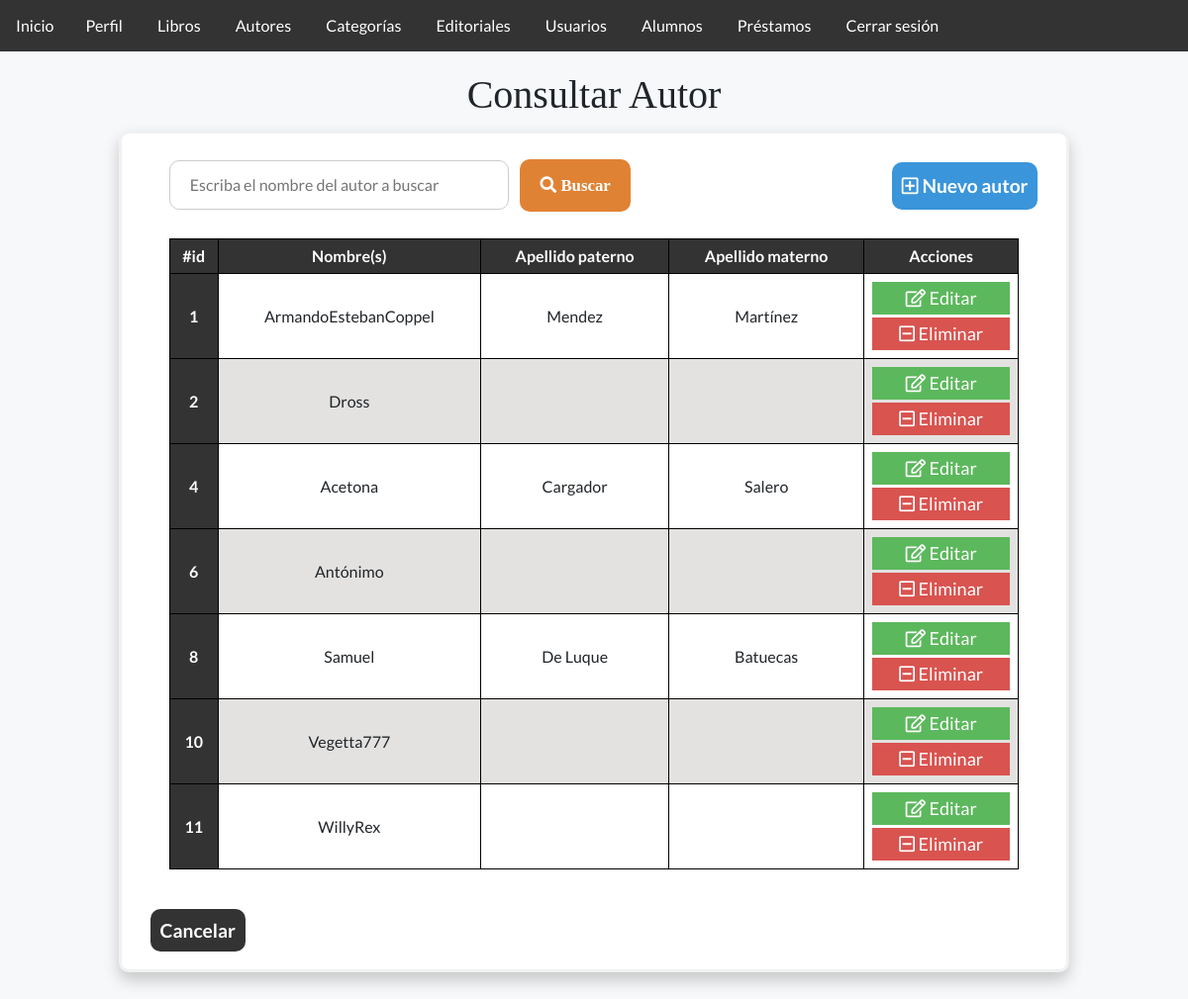
/autorConsultar.php (signed in), run on an earlier commit of the app's database.
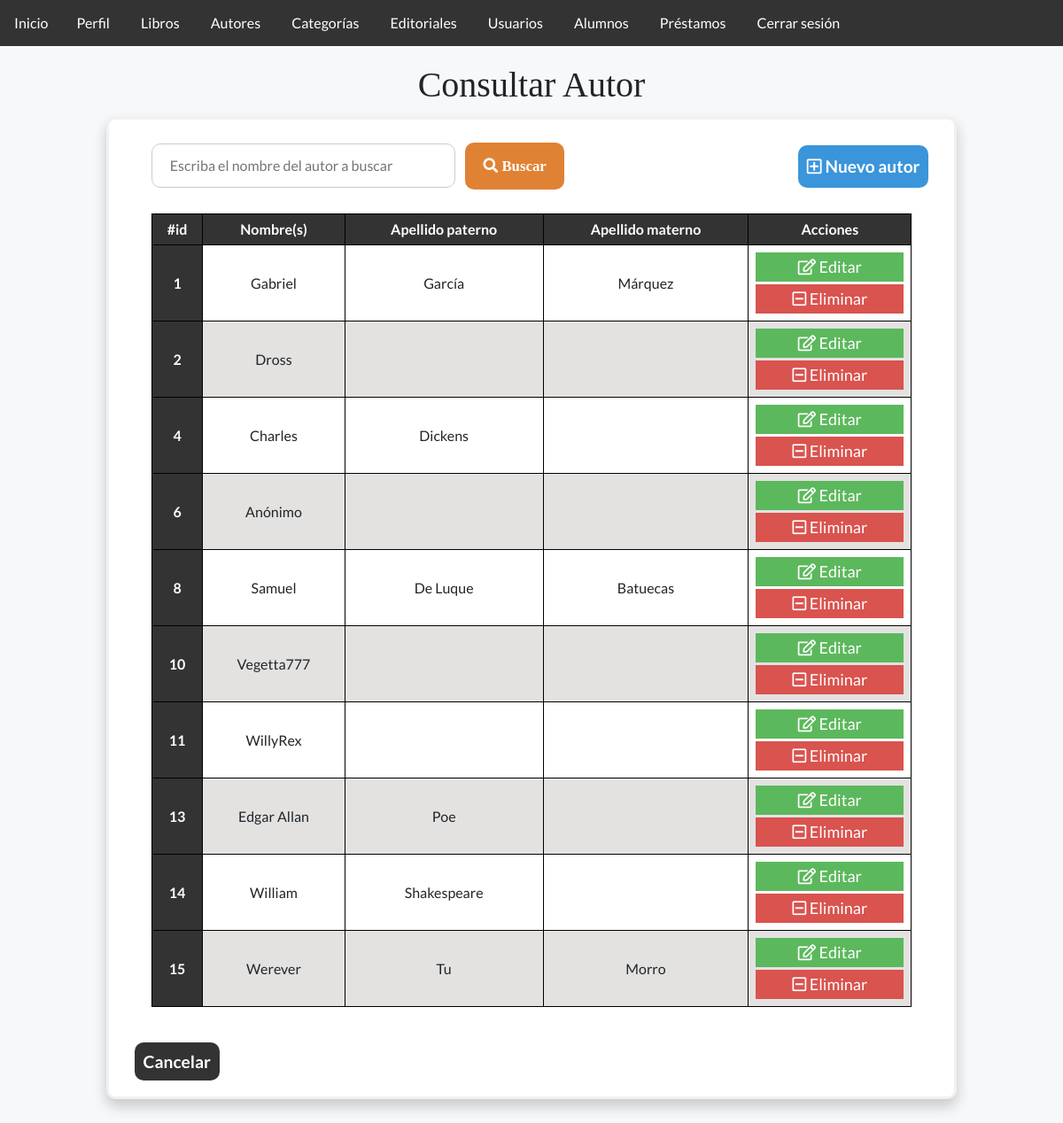
And on a later commit of the database.
### tables this page shows
CREATE TABLE `autores` (
  `idAutor` int(11) NOT NULL,
  `nombre` varchar(50) NOT NULL,
  `apellidoPaterno` varchar(30) DEFAULT NULL,
  `apellidoMaterno` varchar(30) DEFAULT NULL,
  `status` varchar(20) NOT NULL
);

### Conexion.php (called while the page is built, shortened)
<?php
    class Server {
        public $server;
        public $user;
        public $pass;
        public $db;
        public $conexion;
        public function conectar() {
            $this->conexion = new mysqli( $this->server, $this->user, $this->pass, $this->db );
        }
        public function consultarTabla($tabla, $condiciones = null) {
            if ($condiciones === null) {
                $sql = "Select * FROM $tabla WHERE status = 'Activo';";
            }else {
                $sql = "Select * FROM $tabla WHERE $condiciones status = 'Activo';";
            }
            return $this->conexion->query($sql);
        }
    }
    $server = new Server;
    $server->server = "127.0.0.1";
    $server->user = "root";
    $server->pass = "";
    $server->db = "bd_biblioteca";
?>

### autorConsultar.php (the view, shortened to what this page needs)
<?php
    include_once ('Conexion.php');
    if(isset($_POST["autor"])){
        $autor = $_POST["autor"];
        $datos = $server->buscarAutor($autor);
        if (mysqli_num_rows($datos) == 0){
            $mostrarModal = true;
            $datos = $server->consultarTabla("autores");
        }
    }else{
        $datos = $server->consultarTabla("autores");
    }
?>
<!DOCTYPE html>
<html lang="es">
<head>
    <link href="css/Estilo.css" rel="stylesheet">
    <link href="Bootstrap_5.1.3/css/bootstrap.min.css" rel="stylesheet">
</head>
<body>
    <?php
        include("barraNavegacion.php");
    ?>
    <header>
        <div class="titulo">
            <h1>Consultar Autor</h1>
        </div>
    </header>
    <div class = "frmFormulario">
    <a class ="agregar" href="autorAgregar.php">  <i class='far fa-plus-square'></i> Nuevo autor</a>
    <div class="frmMargen2">
        <form class = "frmBuscar" method="post" action= 'autorConsultar.php'>
            <input placeholder = "Escriba el nombre del autor a buscar" name="autor" type="text" pattern="([\w]|[á-úñÑ.\s])+" required>
            <button type="submit" name="buscar"><i class="fas fa-search"></i> Buscar</button>
        </form>
        <div class = "tablaDatos">
            <table>
                <thead>
                    <tr>
                        <th scope="col">#id</th>
                        <th scope="col">Nombre(s)</th>
                        <th scope="col">Apellido paterno</th>
                        <th scope="col">Apellido materno</th>
                        <th scope="col">Acciones</th>
                    </tr>
                </thead>
                <tbody>
                    <?php
                        while($fila = mysqli_fetch_array($datos)){
                            echo "<tr>";
                            echo "<th scope='row'>".$fila['idAutor']."</th>";
                            echo "<td>".$fila['nombre']."</td>";
                            echo "<td>".$fila['apellidoPaterno']."</td>";
                            echo "<td>".$fila['apellidoMaterno']."</td>";
                            echo "<td>
                                    <a class='btnEditar' href='autorModificar.php?id=".$fila['idAutor']."'><i class='far fa-edit'></i> Editar</a>
                                    <a class='btnEliminar' href='autorDeshabilitar.php?id=".$fila['idAutor']."'><i class='far fa-minus-square'></i> Eliminar</a>
                                </td>";
                            echo "</tr>";
                        }
                    ?>
                </tbody>
            </table>
        </div>
        </div>
        <a class = "cancel" href="autorConsultar.php">Cancelar</a>
        <br><br>
    </div>
</body>
</html>

### barraNavegacion.php (shortened to what this page needs)
<!DOCTYPE html>
<html lang="en">
<head>
  <link rel="stylesheet" href="Bootstrap_5.1.3/css/bootstrap.min.css">
  <link rel="stylesheet" href="https://use.fontawesome.com/releases/v5.8.1/css/all.css">
  <link href="css/Estilo.css" rel="stylesheet">
  <link href="css/EstilosNavegacion.css" rel="stylesheet">
</head>
<body>
<header class="header">
<div class="contenedor">
<a href="Index.php" id = "inicio">Inicio</a>
<nav class="navegacion">
<ul>
<?php
            if( !isset( $_SESSION["idUsuario"] ) ){
              echo'<li class="dropdown" ><a class="dropbtn" href="libroConsultar.php">Libros</a>';
              echo " <li class = ''><a class = '' href='iniciarSesion.php'>Iniciar sesión</a></li> ";
            }else{
               echo "
               <li class='dropdown'><a href='perfil.php'>Perfil</a>  </li>
               <li class='dropdown'><a href='libroConsultar.php'>Libros</a>
               </li>
               <li class='dropdown'><a href='autorConsultar.php'>Autores</a>
               </li>
               <li class='dropdown'><a href='categoriaConsultar.php'>Categorías</a>
               </li>
               <li class='dropdown'><a href='editorialConsultar.php'>Editoriales</a>
               </li>
               <li class='dropdown'><a href='usuarioConsultar.php'>Usuarios</a>
               </li>
               <li class='dropdown'><a href='alumnoConsultar.php'>Alumnos</a>
               </li>
               <li class='dropdown'><a href='prestamoConsultar.php'>Préstamos</a>
               </li>
               <li class='dropdown'><a id='cerrarsesion' href='cerrarSesion.php'>Cerrar sesión</a>
               </li>
               ";
            }
        ?>
</ul>
</nav>
</div>
</header>
</body>
</html>

### css/Estilo.css (style rules this page uses)
body { margin: 0; padding: 0; background-color: #F6F8FA; font-family: 'Lato', sans-serif; padding-top: 5%; }
.frmFormulario, .inicio { background-color: white; border: 3px solid #f1f1f1; margin: 5%; margin-top: 1%; margin-right: auto; margin-left: auto; width: 80%; height: 80%; border-radius: 10px; box-shadow: 0px 8px 16px 0px rgba(0,0,0,0.2); }
.frmFormulario input[type=text],.frmFormulario input[type=password], .frmFormulario input[type=email], .frmFormulario textarea, .frmFormulario input[type=number], .frmFormulario input[type=date], .frmFormulario select { width: 100%; padding: 12px 20px; margin: 8px 0; display: inline-block; border: 1px solid #ccc; box-sizing: border-box; font-size: 16px; resize: none; }
.frmFormulario button { background-color:#e08234; color: white; padding: 14px 20px; margin: 8px 0; border: none; cursor: pointer; width: 100%; margin-top: 3%; font-family: 'Times New Roman', Times, serif; }
.frmFormulario label, .frmFormulario button { font-weight: bold; font-size: larger; }
h5,h4,h3,h2,h1 { text-align: center; font-family: 'Cambria', Times, serif; }
.frmMargen, .frmMargen2 { margin: 10%; margin-top: 5%; margin-bottom: 5%; }
.frmMargen2 { margin: 5%; margin-top: 0; }
.tablaDatos table { width: 100%; border-collapse: collapse; text-align: center; border-radius: 10px; margin-top: 1%; margin-bottom: 3%; margin-right: auto; margin-left: auto; }
.tablaDatos thead, .tablaDatos th { background-color: #333; color: #ffffff; }
.tablaDatos th, .tablaDatos td { border: #000000 1px solid; padding: 5px; }
.tablaDatos tr:nth-child(even) { background-color: #85807d3b; }
.frmBuscar { font-size: 14px; }
.frmBuscar input[type=text] { width: 40%; border-radius: 10px; }
.frmBuscar button { width: auto; height: auto; border-radius: 10px; margin-left: 1%; }
.cancel, .agregar { color: #ffff; text-decoration: none; font-size: larger; padding: 10px 10px; margin: 3%; border-radius: 10px; font-weight: bold; }
.cancel { background-color: #333; }
.agregar { float:right; background-color: #3a95db; }
.btnEditar, .btnEliminar, .btnDetalles { color: #ffff; text-decoration: none; padding: 3px; margin: 3px; display: block; text-align: center; font-size: large; }
.btnEliminar { background-color: #D9534F; }
.btnEditar { background-color: #5CB85C; }
.titulo { margin-top: 1%; }

### css/EstilosNavegacion.css (style rules this page uses)
.header { top: 0; left: 0; right: 0; position: fixed; background-color: #333; margin: 0; z-index:2 !important; }
.navegacion { width: 100%; }
.contenedor { display: flex; justify-content: space-between; justify-content:left; align-items: center; }
.navegacion ul { list-style-type: none; margin: 0; padding: 0; overflow: hidden; }
.navegacion ul li { display: inline-block; }
.navegacion ul li a, .dropbtn,#inicio, span.menu { display: block; color: white; padding: 14px 16px; text-decoration: none; transition: all 0.5s; }
li.dropdown { display: inline-block; }
#inicio { text-decoration: none; float: right; color: white; }

What changed in the data, as far as the page shows it:
changed autores id 1: nombre "ArmandoEstebanCoppel" → "Gabriel"; apellidoPaterno "Mendez" → "García"; apellidoMaterno "Martínez" → "Márquez"
changed autores id 4: nombre "Acetona" → "Charles"; apellidoPaterno "Cargador" → "Dickens"; apellidoMaterno "Salero" → (not shown)
changed autores id 6: nombre "Antónimo" → "Anónimo"
added autores: idAutor "13", nombre "Edgar Allan", apellidoPaterno "Poe"
added autores: idAutor "14", nombre "William", apellidoPaterno "Shakespeare"
added autores: idAutor "15", nombre "Werever", apellidoPaterno "Tu", apellidoMaterno "Morro"
